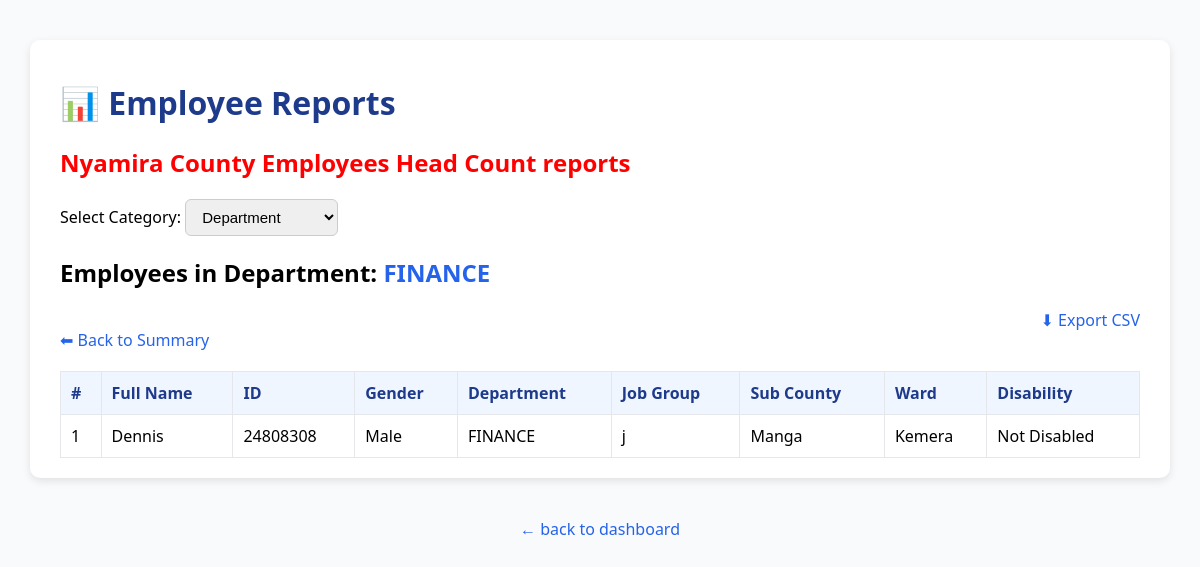
The page /reports.php?type=department&category=FINANCE (signed in) on the database its author committed.
### tables this page shows
CREATE TABLE `employees` (
  `id` int(11) NOT NULL,
  `full_name` varchar(100) NOT NULL,
  `id_number` varchar(20) NOT NULL,
  `personal_number` varchar(50) NOT NULL,
  `gender` varchar(10) NOT NULL,
  `disability_status` varchar(20) NOT NULL,
  `disability_type` varchar(50) DEFAULT NULL,
  `date_of_appointment` date NOT NULL,
  `job_group` varchar(20) NOT NULL,
  `highest_academic_qualification` varchar(100) NOT NULL,
  `professional_qualification` varchar(100) NOT NULL,
  `department` varchar(100) NOT NULL,
  `section` varchar(100) NOT NULL,
  `home_county` varchar(100) NOT NULL,
  `subcounty` varchar(100) DEFAULT NULL,
  `ward` varchar(100) NOT NULL,
  `work_station` varchar(100) NOT NULL,
  `phone_number` varchar(15) NOT NULL,
  `email` varchar(100) NOT NULL,
  `photo` longtext NOT NULL,
  `latitude` varchar(50) DEFAULT NULL,
  `longitude` varchar(50) DEFAULT NULL,
  `created_at` timestamp NOT NULL DEFAULT current_timestamp()
);

### reports.php (the view, shortened to what this page needs)
<?php
$conn = new mysqli("localhost", "root", "", "employee_census");
$type = $_GET['type'] ?? 'department';
$stmt = $conn->prepare("SELECT $type AS category, COUNT(*) AS total FROM employees GROUP BY $type ORDER BY total DESC");
$stmt->execute();
$result = $stmt->get_result();
$selectedCategory = $_GET['category'] ?? null;
$employees = [];
if ($selectedCategory) {
    $stmt2 = $conn->prepare("SELECT * FROM employees WHERE $type = ?");
    $stmt2->bind_param("s", $selectedCategory);
    $stmt2->execute();
    $employees = $stmt2->get_result();
}
?>
<!DOCTYPE html>
<html lang="en">
<head>
</head>
<body>
<div class="container">
<h1>📊 Employee Reports</h1>
<h2><marquee><font color ="red">Nyamira County Employees Head Count reports</font></marquee></h2>
<form method="get" action="">
    <label for="type">Select Category:</label>
    <select name="type" id="type" onchange="this.form.submit()">
        <option value="department" <?= $type=='department'?'selected':'' ?>>Department</option>
    </select>
</form>
<?php if (!$selectedCategory): ?>
    <h2 style="margin-top:20px;">Grouped by <?= ucfirst(str_replace('_',' ',$type)) ?></h2>
    <table>
        <tr><th><?= ucfirst(str_replace('_',' ',$type)) ?></th><th>Total Employees</th></tr>
        <?php while ($row = $result->fetch_assoc()): ?>
        <tr>
            <td><a href="?type=<?= $type ?>&category=<?= urlencode($row['category']) ?>"><?= htmlspecialchars($row['category'] ?: 'N/A') ?></a></td>
            <td><?= $row['total'] ?></td>
        </tr>
        <?php endwhile; ?>
    </table>
<?php else: ?>
    <h2>Employees in <?= ucfirst(str_replace('_',' ',$type)) ?>: <span style="color:#2563eb"><?= htmlspecialchars($selectedCategory) ?></span></h2>
    <a href="?type=<?= $type ?>" class="back">⬅ Back to Summary</a>
    <a href="?type=<?= $type ?>&category=<?= urlencode($selectedCategory) ?>&export=1" style="float:right; margin-bottom:10px;" class="export">⬇ Export CSV</a>
    <table>
        <tr>
            <th>#</th><th>Full Name</th><th>ID</th><th>Gender</th><th>Department</th>
            <th>Job Group</th><th>Sub County</th><th>Ward</th><th>Disability</th>
        </tr>
        <?php
        $count=1;
        $employees->data_seek(0);
        while ($row = $employees->fetch_assoc()): ?>
        <tr>
            <td><?= $count++ ?></td>
            <td><?= htmlspecialchars($row['full_name']) ?></td>
            <td><?= htmlspecialchars($row['id_number']) ?></td>
            <td><?= htmlspecialchars($row['gender']) ?></td>
            <td><?= htmlspecialchars($row['department']) ?></td>
            <td><?= htmlspecialchars($row['job_group']) ?></td>
            <td><?= htmlspecialchars($row['subcounty']) ?></td>
            <td><?= htmlspecialchars($row['ward']) ?></td>
            <td><?= htmlspecialchars($row['disability_status']) ?></td>
        </tr>
        <?php endwhile; ?>
    </table>
<?php endif; ?>
</div>
<footer>
  <center> <a href="admin_dashboard.php">← back to dashboard</a></center>
</footer>
</body>
</html>

### reports.php (style rules this page uses)
body { font-family: 'Segoe UI', Tahoma, Geneva, Verdana, sans-serif; background-color: #f8fafc; margin: 0; padding: 0; }
.container { margin: 40px auto; width: 90%; background: white; padding: 20px 30px; border-radius: 10px; box-shadow: 0 3px 8px rgba(0,0,0,0.1); }
h1 { color: #1e3a8a; }
select, button { padding: 8px 12px; font-size: 15px; border-radius: 6px; border: 1px solid #ccc; }
table { width: 100%; border-collapse: collapse; margin-top: 20px; }
th, td { border: 1px solid #e5e7eb; padding: 10px; text-align: left; }
th { background-color: #eff6ff; color: #1e3a8a; }
a { color: #2563eb; text-decoration: none; }
.back { margin-top: 20px; display: inline-block; }

### rows shown on the page
employees: full_name "Dennis", id_number "24808308", gender "Male", department "FINANCE", job_group "j", subcounty "Manga", ward "Kemera", disability_status "Not Disabled"

### other values the page prints
str_replace('_',' ',$type) "Department"
$selectedCategory "FINANCE"
